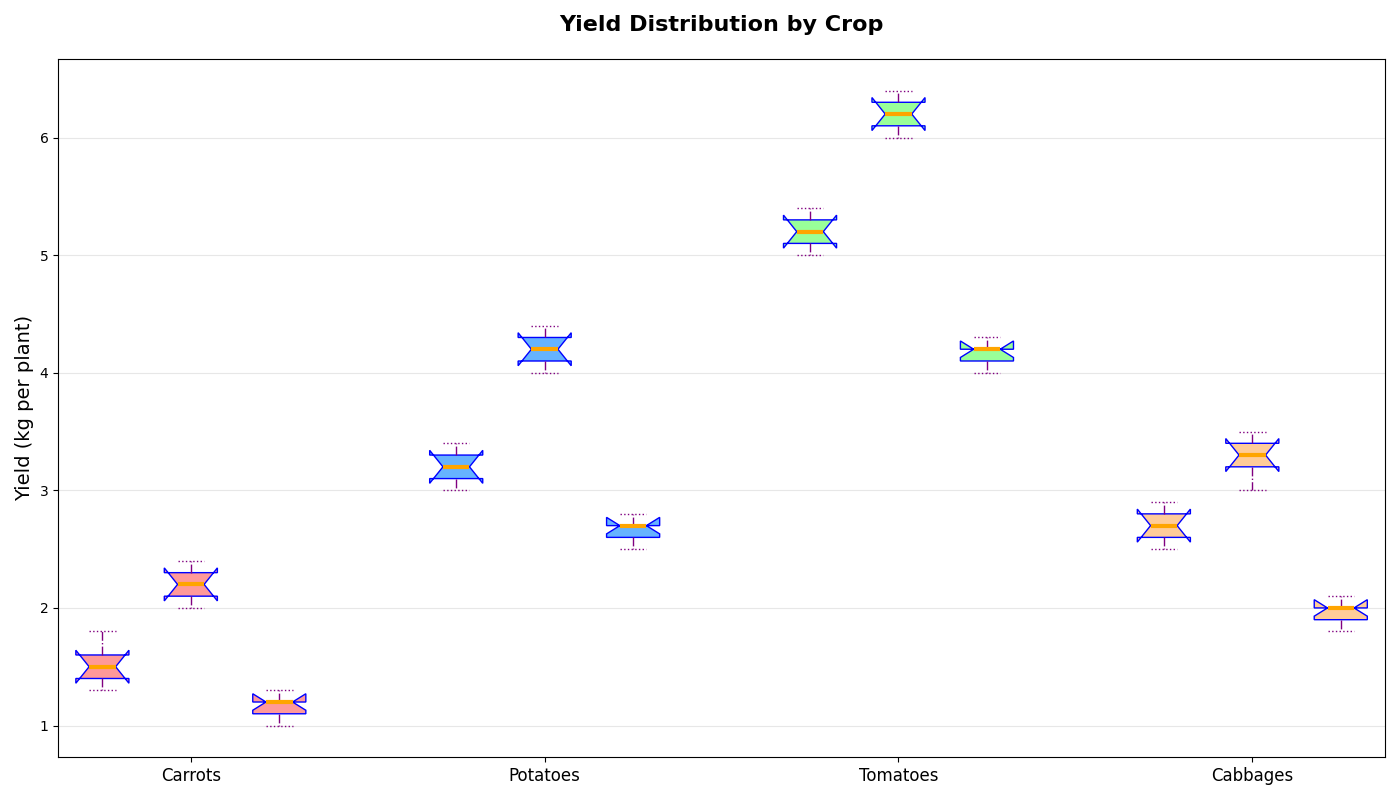

This figure's Python source:
import matplotlib.pyplot as plt
import numpy as np

# Data for each category
carrots_yield = [
    [1.3, 1.5, 1.6, 1.8, 1.4],
    [2.0, 2.2, 2.1, 2.3, 2.4],
    [1.0, 1.2, 1.1, 1.3, 1.2]
]

potatoes_yield = [
    [3.0, 3.2, 3.3, 3.4, 3.1],
    [4.0, 4.2, 4.1, 4.3, 4.4],
    [2.5, 2.7, 2.6, 2.8, 2.7]
]

tomatoes_yield = [
    [5.0, 5.3, 5.1, 5.4, 5.2],
    [6.0, 6.3, 6.1, 6.4, 6.2],
    [4.0, 4.2, 4.1, 4.3, 4.2]
]

cabbages_yield = [
    [2.5, 2.7, 2.8, 2.9, 2.6],
    [3.0, 3.3, 3.2, 3.4, 3.5],
    [1.8, 2.0, 1.9, 2.1, 2.0]
]

# Grouped data
data = [carrots_yield, potatoes_yield, tomatoes_yield, cabbages_yield]

fig, ax = plt.subplots(figsize=(14, 8))

# Define positions for each category
group_spacing = 4  # Space between categories
subgroup_spacing = 1  # Space between subgroups within a category
positions = []

for i in range(len(data)):  # For each category
    start_pos = i * group_spacing
    positions.extend([start_pos + j * subgroup_spacing for j in range(len(data[i]))])

# Colors for each category
colors = ['#ff9999', '#66b3ff', '#99ff99', '#ffcc99']

# Plot each category
for i, yields in enumerate(data):
    start_pos = i * group_spacing
    pos = [start_pos + j * subgroup_spacing for j in range(len(yields))]
    bp = ax.boxplot(yields, positions=pos, widths=0.6, patch_artist=True, notch=True)
    
    # Apply colors and styles
    for patch, color in zip(bp['boxes'], [colors[i]] * len(yields)):
        patch.set_facecolor(color)
        patch.set_edgecolor('blue')

    for whisker in bp['whiskers']:
        whisker.set(color='purple', linewidth=1.0, linestyle='-.')
    for cap in bp['caps']:
        cap.set(color='purple', linewidth=1.0, linestyle=':')
    for median in bp['medians']:
        median.set(color='orange', linewidth=3)

# Set x-ticks and labels
category_positions = [i * group_spacing + (len(data[i]) - 1) / 2 * subgroup_spacing for i in range(len(data))]
ax.set_xticks(category_positions)
ax.set_xticklabels(['Carrots', 'Potatoes', 'Tomatoes', 'Cabbages'], fontsize=12)

ax.set_title("Yield Distribution by Crop", fontsize=16, fontweight='bold', pad=20)
ax.set_ylabel("Yield (kg per plant)", fontsize=14)
ax.grid(axis='y', linestyle='-', alpha=0.3)

plt.tight_layout()
plt.show()
